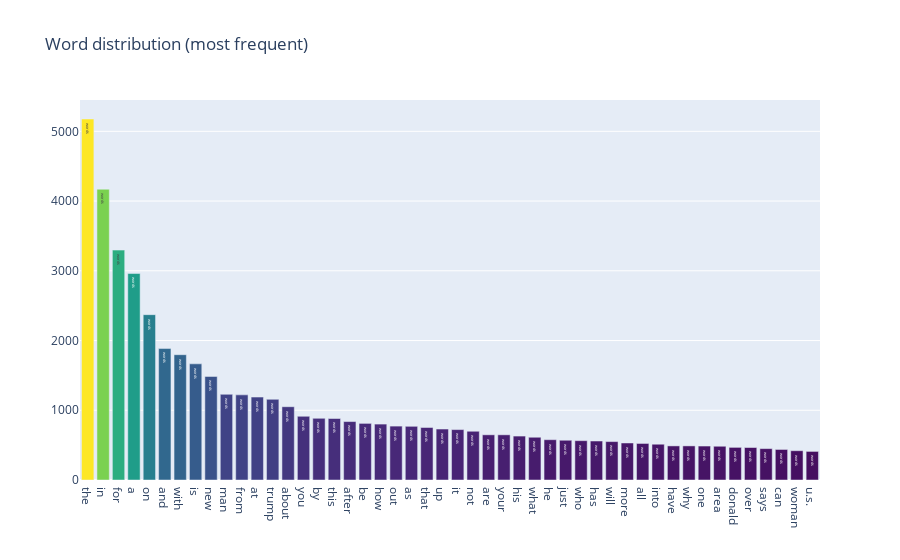

Notebook code for this chart:
### Markdown cell above
<h4>2.3 Taking a look at the most frequent words</h4>

Due to this being a NLP problem it is from utmost importance to understand the word distribution as well. For this reason a variable "all_words" is created that by calling .split and .value_counts holds the frequencies for the words. Finally, a bar chart is created with the word distribution which shows the word count of the most frequent words.

### Code cell
all_words = dataset_sarcastic['headline'].str.split(expand=True).unstack().value_counts()

data = [go.Bar(
            x = all_words.index.values[2:50],
            y = all_words.values[2:50],
            marker= dict(colorscale='Viridis',
                         color = all_words.values[2:100]
                        ),
            text='words'
    )]

layout = go.Layout(
    title='Word distribution (most frequent)'
)

fig = go.Figure(data=data, layout=layout)

iplot(fig, filename='basic-bar')

### Figure 1 — Plotly figure (JSON) as saved in the notebook; plotly's stock layout.template omitted (floating-point values rounded to 4 significant figures)
{"data": [{"marker": {"color": [5177, 4170, 3297, 2961, 2371, 1885, 1797, 1666, 1485, 1229, 1221, 1189, 1157, 1051, 914, 885, 882, 838, 812, 802, 773, 770, 753, 731, 723, 699, 648, 648, 630, 613, 578, 570, 564, 559, 551, 531, 524, 513, 489, 489, 487, 484, 468, 466, 450, 438, 420, 410, 391, 389, 388, 387, 385, 384, 382, 369, 368, 345, 341, 336, 334, 326, 325, 323, 320, 320, 319, 314, 312, 310, 301, 294, 290, 288, 286, 284, 281, 279, 276, 271, 265, 257, 257, 254, 253, 249, 245, 244, 244, 238, 235, 231, 230, 229, 228, 228, 227, 226], "colorscale": [[0, "#440154"], [0.1111, "#482878"], [0.2222, "#3e4989"], [0.3333, "#31688e"], [0.4444, "#26828e"], [0.5556, "#1f9e89"], [0.6667, "#35b779"], [0.7778, "#6ece58"], [0.8889, "#b5de2b"], [1, "#fde725"]]}, "text": "words", "type": "bar", "x": ["the", "in", "for", "a", "on", "and", "with", "is", "new", "man", "from", "at", "trump", "about", "you", "by", "this", "after", "be", "how", "out", "as", "that", "up", "it", "not", "are", "your", "his", "what", "he", "just", "who", "has", "will", "more", "all", "into", "have", "why", "one", "area", "donald", "over", "says", "can", "woman", "u.s."], "y": [5177, 4170, 3297, 2961, 2371, 1885, 1797, 1666, 1485, 1229, 1221, 1189, 1157, 1051, 914, 885, 882, 838, 812, 802, 773, 770, 753, 731, 723, 699, 648, 648, 630, 613, 578, 570, 564, 559, 551, 531, 524, 513, 489, 489, 487, 484, 468, 466, 450, 438, 420, 410]}], "layout": {"title": {"text": "Word distribution (most frequent)"}}}
